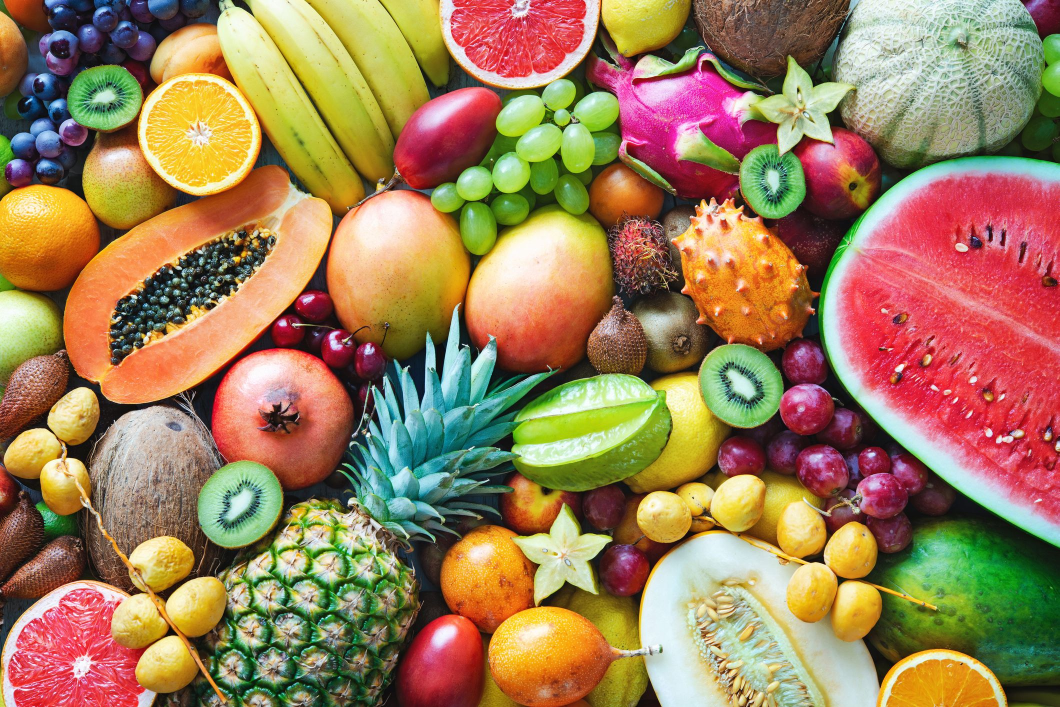
#> input picture THITHU/Câu3/colorful-ripe-tropical-fruits.jpg, 2119 x 1414 px (shown at 1/2 size)
$ jupyter execute Cau3.ipynb
#> lines starting #> are read from the running program, lines starting #| are printed output that depends on the picture
[cell 1]
import cv2
import numpy as np

# 1. Tăng kích thước ảnh colorful-ripe-tropical-fruits.jpg thêm 30 pixel mỗi chiều
img_fruit = cv2.imread('colorful-ripe-tropical-fruits.jpg')
#> img_fruit is the input picture: shape (1414, 2119, 3); mean B, G, R 88.7, 126.8, 157.9
if img_fruit is not None:
    h_f, w_f = img_fruit.shape[:2]
#> h_f = 1414; w_f = 2119
    resized_fruit = cv2.resize(img_fruit, (w_f + 30, h_f + 30))
    cv2.imwrite('resized_fruit.jpg', resized_fruit)
else:
    print("Không tìm thấy ảnh 'colorful-ripe-tropical-fruits.jpg'")

# 2. Xoay ảnh quang-ninh.jpg 45 độ theo chiều kim đồng hồ và lật ngang
img_quangninh = cv2.imread('quang_ninh.jpg')
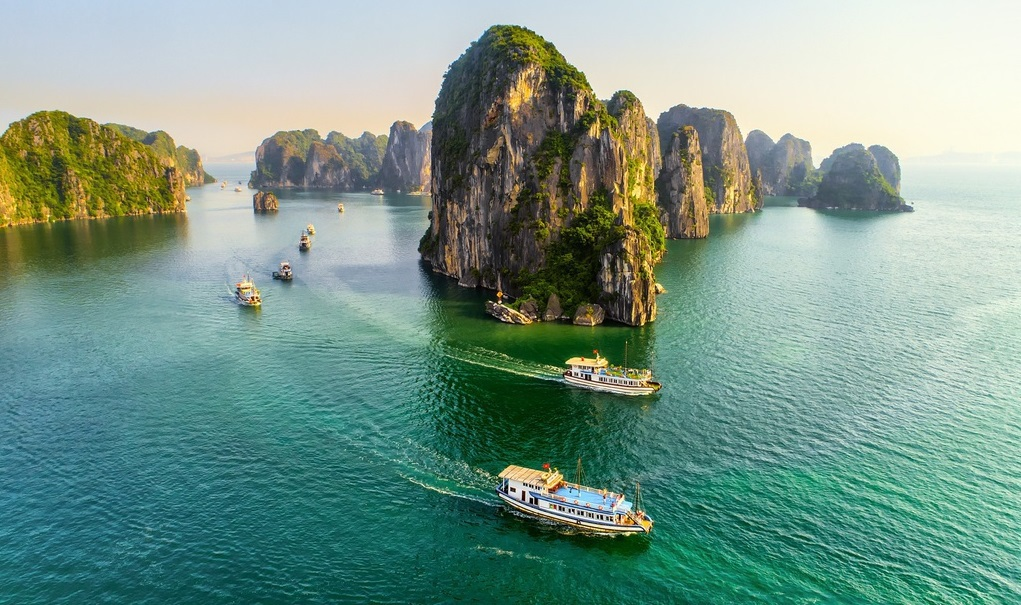
#> input picture THITHU/Câu3/quang_ninh.jpg, 1021 x 605 px
#> img_quangninh is the input picture: shape (605, 1021, 3); mean B, G, R 137.7, 151, 119.9
if img_quangninh is not None:
    h_q, w_q = img_quangninh.shape[:2]
#> h_q = 605; w_q = 1021
    center = (w_q // 2, h_q // 2)
#> center = (510, 302)
    M = cv2.getRotationMatrix2D(center, -45, 1.0)  # chiều kim đồng hồ => góc âm
    rotated_quangninh = cv2.warpAffine(img_quangninh, M, (w_q, h_q))
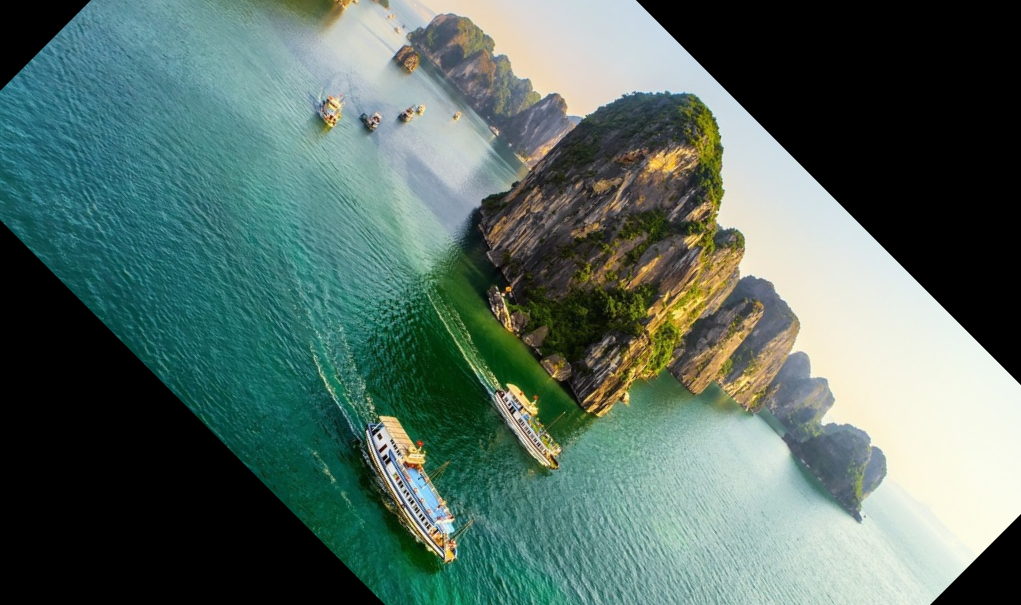
#> rotated_quangninh: shape (605, 1021, 3); mean B, G, R 99.7, 107.8, 85.4
    flipped_quangninh = cv2.flip(rotated_quangninh, 1)  # lật ngang
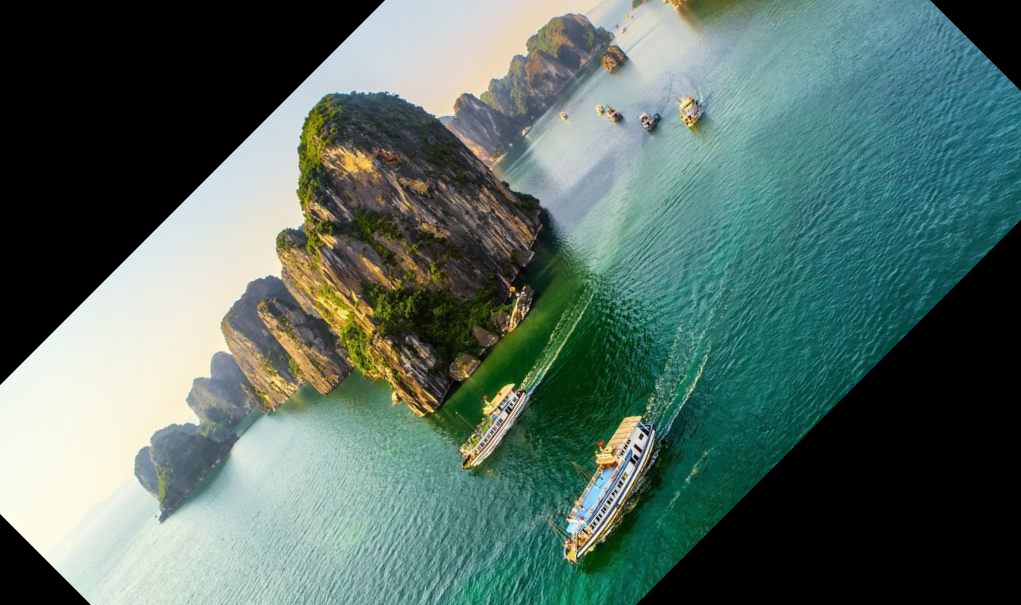
#> flipped_quangninh: shape (605, 1021, 3); mean B, G, R 99.7, 107.8, 85.4
    cv2.imwrite('rotated_flipped_quangninh.jpg', flipped_quangninh)
else:
    print("Không tìm thấy ảnh 'quang_ninh.jpg'")

# 3. Tăng kích thước ảnh pagoda.jpg lên 5 lần và làm mịn bằng Gaussian Blur kernel 7x7
img_pagoda = cv2.imread('pagoda.jpg')
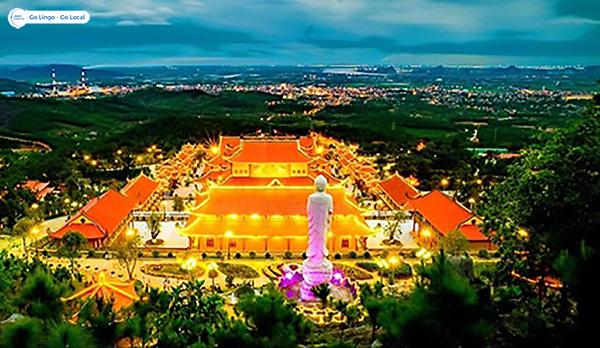
#> input picture THITHU/Câu3/pagoda.jpg, 600 x 348 px
#> img_pagoda is the input picture: shape (348, 600, 3); mean B, G, R 64.1, 94.8, 82.1
if img_pagoda is not None:
    h_p, w_p = img_pagoda.shape[:2]
#> h_p = 348; w_p = 600
    resized_pagoda = cv2.resize(img_pagoda, (w_p * 5, h_p * 5), interpolation=cv2.INTER_LINEAR)
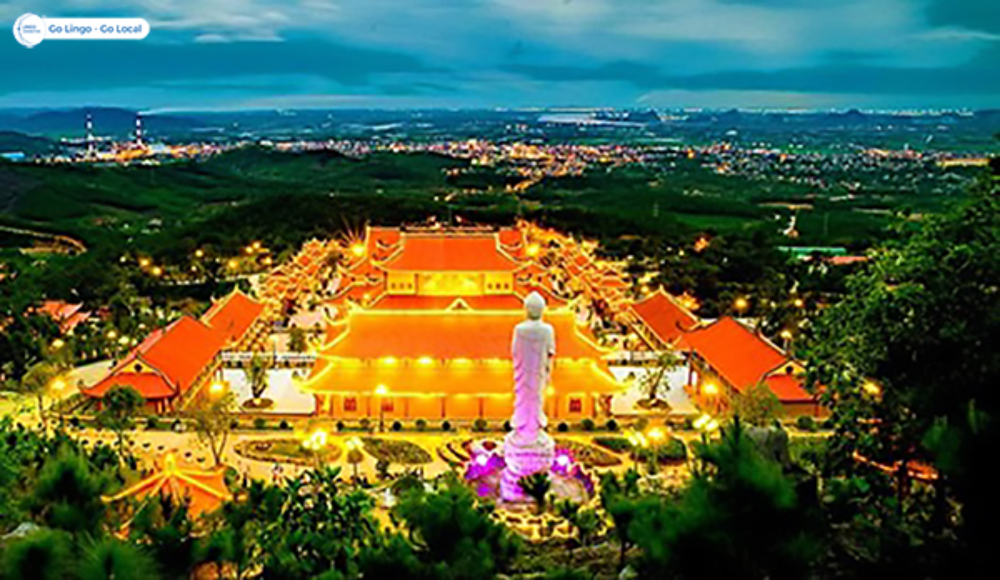
#> resized_pagoda: shape (1740, 3000, 3) (shown at 1/3 size); mean B, G, R 64, 94.7, 82
    blurred_pagoda = cv2.GaussianBlur(resized_pagoda, (7, 7), 0)
    cv2.imwrite('resized_blurred_pagoda.jpg', blurred_pagoda)

    # 4. Áp dụng công thức biến đổi ánh sáng và tương phản:
    # I_out(x, y) = α * I_in(x, y) + β
    alpha = 1.5  # hệ số tương phản (contrast factor)
    beta = 20    # độ lệch sáng (brightness offset)
    transformed = cv2.convertScaleAbs(blurred_pagoda, alpha=alpha, beta=beta)
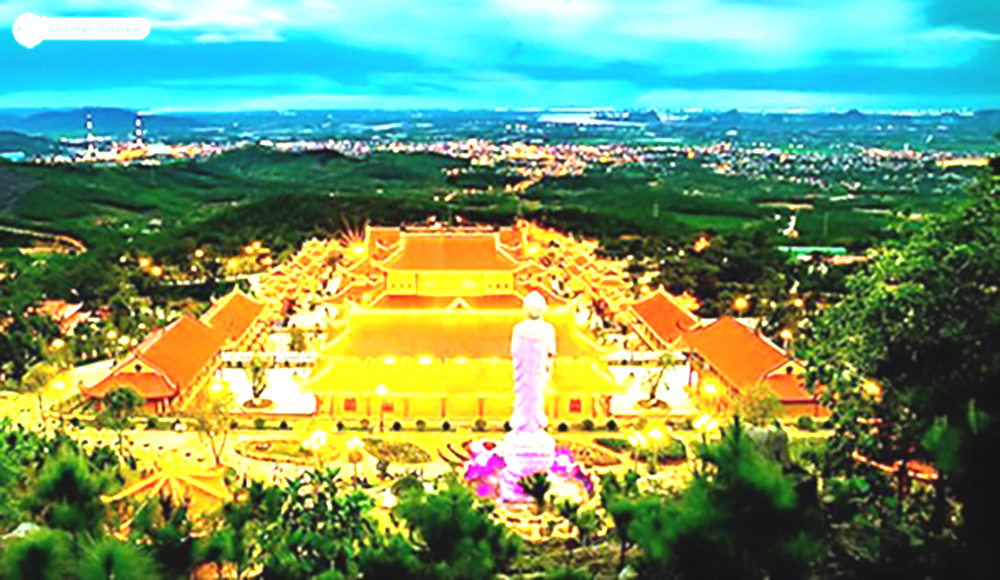
#> transformed: shape (1740, 3000, 3) (shown at 1/3 size); mean B, G, R 107.8, 152.9, 118.2
    cv2.imwrite('transformed_pagoda.jpg', transformed)
else:
    print("Không tìm thấy ảnh 'pagoda.jpg'")
